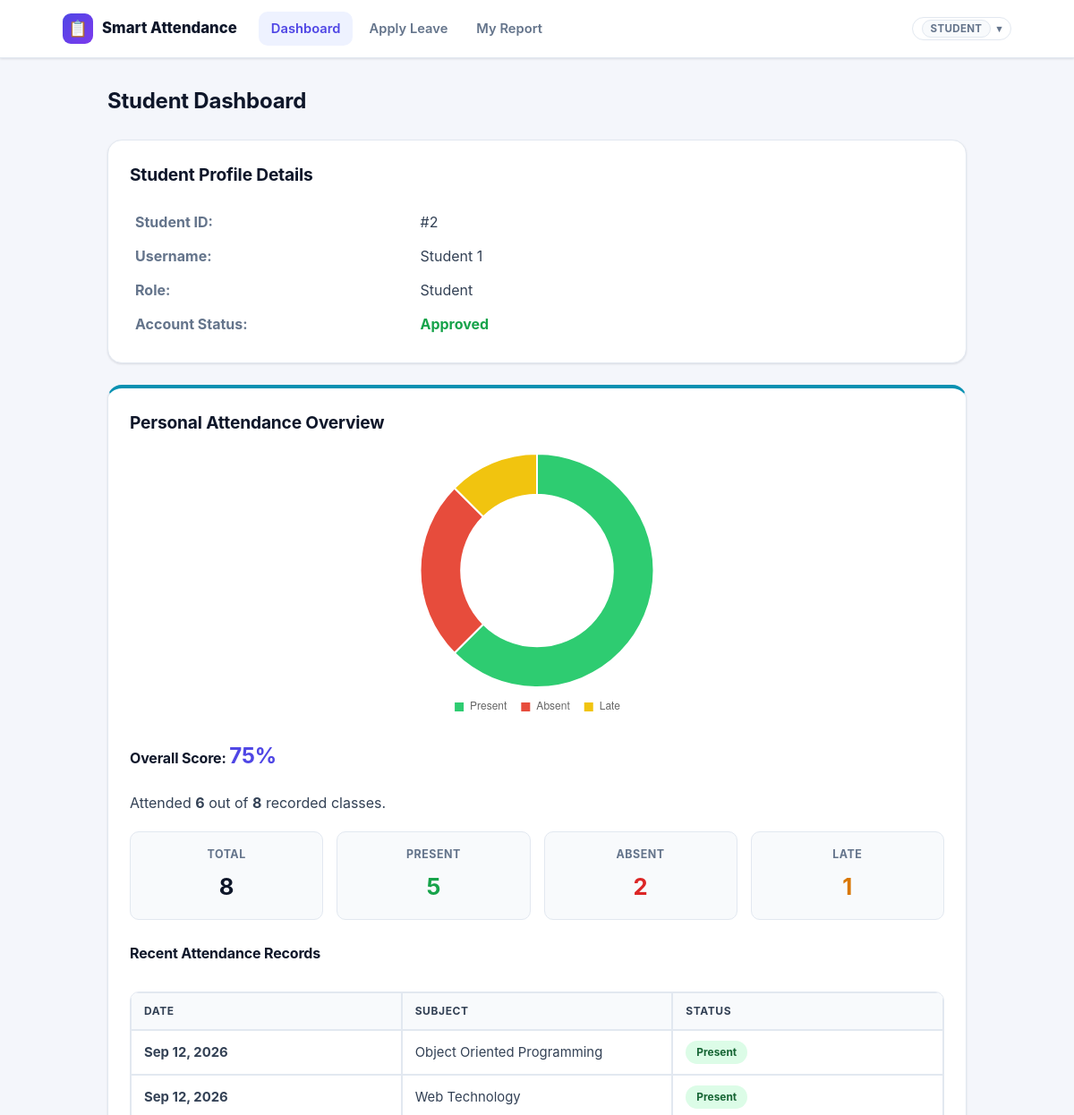
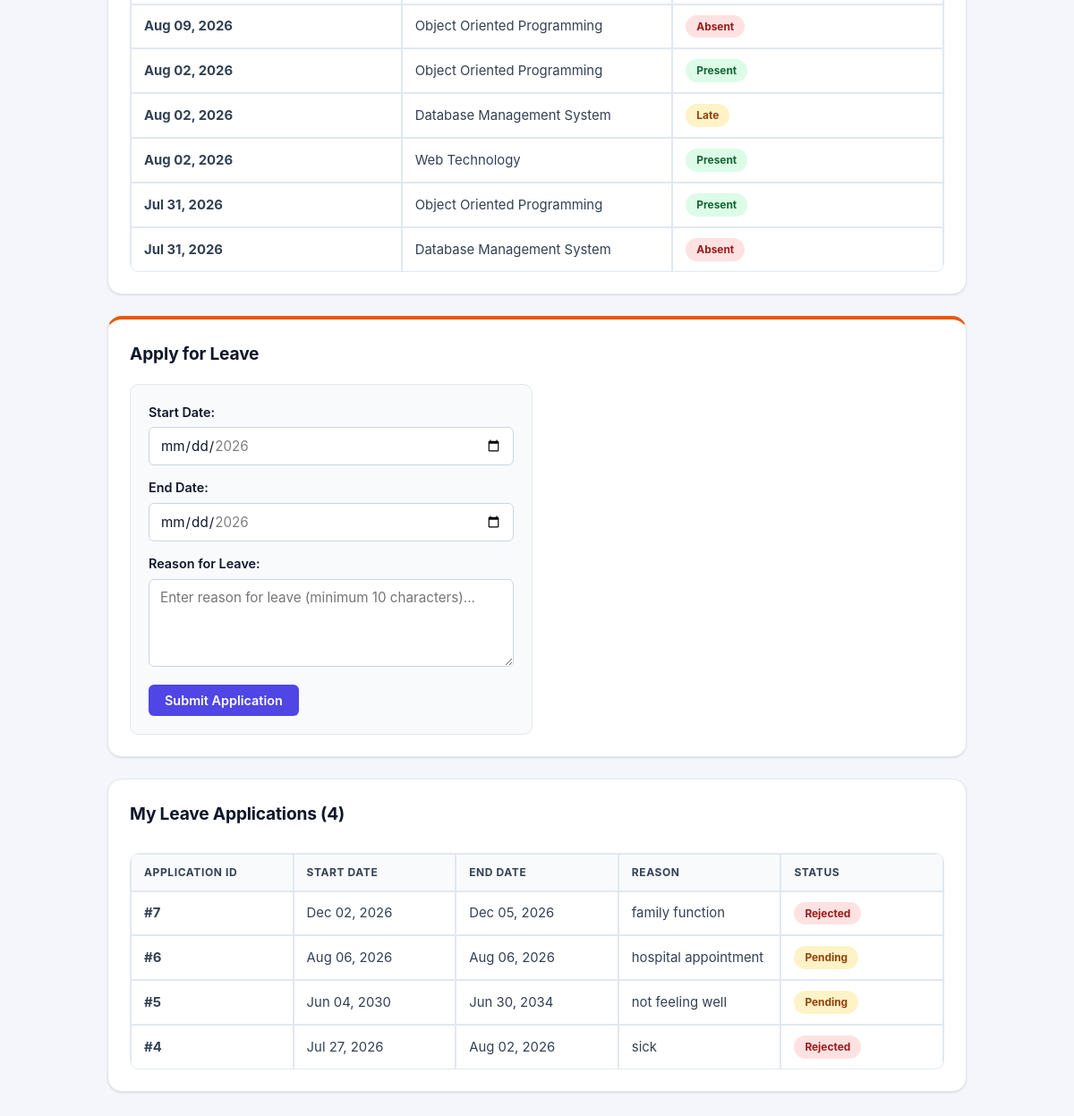
The page /student_dashboard.php (signed in) on the database its author committed (2 pictures, top to bottom).
### tables this page shows
CREATE TABLE `users` (
  `user_id` int(11) NOT NULL,
  `username` varchar(50) NOT NULL,
  `password` varchar(255) NOT NULL,
  `role` enum('admin','teacher','student') NOT NULL,
  `subject` varchar(100) DEFAULT NULL,
  `status` enum('pending','approved','rejected') DEFAULT 'pending',
  `created_at` timestamp NOT NULL DEFAULT current_timestamp()
);

CREATE TABLE `attendance` (
  `attendance_id` int(11) NOT NULL,
  `student_id` int(11) NOT NULL,
  `subject` varchar(100) NOT NULL,
  `date` date NOT NULL,
  `status` enum('Present','Absent','Late') NOT NULL
);

CREATE TABLE `leave_application` (
  `leave_id` int(11) NOT NULL,
  `student_id` int(11) NOT NULL,
  `start_date` date NOT NULL,
  `end_date` date NOT NULL,
  `reason` text NOT NULL,
  `status` enum('Pending','Approved','Rejected') DEFAULT 'Pending',
  `created_at` timestamp NOT NULL DEFAULT current_timestamp()
);

### student_dashboard.php (the view, shortened to what this page needs)
<?php
require_once 'backend/config.php';
$student_id = $_SESSION['user_id'];
$today = date('Y-m-d');
$max_date = date('Y-m-d', strtotime('+1 month'));
$user_stmt = $conn->prepare("SELECT user_id, username, role, status FROM users WHERE user_id = ?");
$user_stmt->bind_param("i", $student_id);
$user_stmt->execute();
$user_result = $user_stmt->get_result();
$student_info = $user_result ? $user_result->fetch_assoc() : null;
$summary_stmt = $conn->prepare("
    SELECT
        COUNT(*) AS total_classes,
        SUM(CASE WHEN status = 'Present' THEN 1 ELSE 0 END) AS total_present,
        SUM(CASE WHEN status = 'Absent' THEN 1 ELSE 0 END) AS total_absent,
        SUM(CASE WHEN status = 'Late' THEN 1 ELSE 0 END) AS total_late
    FROM attendance
    WHERE student_id = ?
");
$summary_stmt->bind_param("i", $student_id);
$summary_stmt->execute();
$summary = $summary_stmt->get_result()->fetch_assoc();
$total_classes = $summary['total_classes'] ?? 0;
$total_present = $summary['total_present'] ?? 0;
$total_absent  = $summary['total_absent'] ?? 0;
$total_late    = $summary['total_late'] ?? 0;
$attended_classes = $total_present + $total_late;
$overall_pct = ($total_classes > 0) ? round(($attended_classes / $total_classes) * 100, 1) : 0;
$records_stmt = $conn->prepare("
    SELECT date, subject, status
    FROM attendance
    WHERE student_id = ?
    ORDER BY date DESC
    LIMIT 10
");
$records_stmt->bind_param("i", $student_id);
$records_stmt->execute();
$attendance_records = $records_stmt->get_result();
$leave_stmt = $conn->prepare("SELECT * FROM leave_application WHERE student_id = ? ORDER BY leave_id DESC");
$leave_stmt->bind_param("i", $student_id);
$leave_stmt->execute();
$leave_result = $leave_stmt->get_result();
$total_applied = $leave_result ? $leave_result->num_rows : 0;
?>
<!DOCTYPE html>
<html lang="en">
<head>
  <link rel="stylesheet" href="css/style.css?v=7">
</head>
<body>
  <?php include 'partials/navbar.php'; ?>
  <div class="dashboard-container">
    <div class="dashboard-header">
      <h2>Student Dashboard</h2>
    </div>
    <div class="dashboard-card">
      <h3>Student Profile Details</h3>
      <table class="profile-table">
        <tr>
          <td class="label-col"><strong>Student ID:</strong></td>
          <td>#<?php echo htmlspecialchars($student_info['user_id'] ?? $student_id); ?></td>
        </tr>
        <tr>
          <td class="label-col"><strong>Username:</strong></td>
          <td><?php echo htmlspecialchars($student_info['username'] ?? 'N/A'); ?></td>
        </tr>
        <tr>
          <td class="label-col"><strong>Role:</strong></td>
          <td><?php echo ucfirst(htmlspecialchars($student_info['role'] ?? 'student')); ?></td>
        </tr>
        <tr>
          <td class="label-col"><strong>Account Status:</strong></td>
          <td>
            <span class="status-approved"><?php echo ucfirst(htmlspecialchars($student_info['status'] ?? 'Approved')); ?></span>
          </td>
        </tr>
      </table>
    </div>
    <div class="dashboard-card report-card">
      <h3>Personal Attendance Overview</h3>
      <div class="chart-flex-container">
        <div class="chart-wrapper">
          <canvas id="attendanceDiskChart"></canvas>
        </div>
        <div class="chart-details">
          <h4>Overall Score: <span class="pct-big"><?php echo $overall_pct; ?>%</span></h4>
          <p>Attended <strong><?php echo $attended_classes; ?></strong> out of <strong><?php echo $total_classes; ?></strong> recorded classes.</p>
          <div class="stats-grid">
            <div class="stat-box">
              <h5>Total</h5>
              <div class="number"><?php echo $total_classes; ?></div>
            </div>
            <div class="stat-box">
              <h5>Present</h5>
              <div class="number text-success"><?php echo $total_present; ?></div>
            </div>
            <div class="stat-box">
              <h5>Absent</h5>
              <div class="number text-danger"><?php echo $total_absent; ?></div>
            </div>
            <div class="stat-box">
              <h5>Late</h5>
              <div class="number text-warning"><?php echo $total_late; ?></div>
            </div>
          </div>
        </div>
      </div>
      <h4 style="margin-top: 25px;">Recent Attendance Records</h4>
      <?php if ($attendance_records && $attendance_records->num_rows > 0): ?>
        <div class="table-responsive">
          <table class="decorative-table">
            <thead>
              <tr>
                <th>Date</th>
                <th>Subject</th>
                <th>Status</th>
              </tr>
            </thead>
            <tbody>
              <?php while ($row = $attendance_records->fetch_assoc()): ?>
                <tr>
                  <td><strong><?php echo date('M d, Y', strtotime($row['date'])); ?></strong></td>
                  <td><?php echo htmlspecialchars($row['subject']); ?></td>
                  <td>
                    <?php
                      $status = $row['status'];
                      $badge_class = 'badge-present';
                      if ($status === 'Absent') $badge_class = 'badge-absent';
                      if ($status === 'Late') $badge_class = 'badge-late';
                    ?>
                    <span class="<?php echo $badge_class; ?>">
                      <?php echo htmlspecialchars($status); ?>
                    </span>
                  </td>
                </tr>
              <?php endwhile; ?>
            </tbody>
          </table>
        </div>
      <?php else: ?>
        <p class="empty-state">No attendance records logged yet.</p>
      <?php endif; ?>
    </div>
    <div class="dashboard-card leave-card">
      <h3>Apply for Leave</h3>
      <form action="backend/submit_leave.php" method="POST" class="leave-form" id="dashboardLeaveForm" onsubmit="return validateDashboardLeaveForm()">
        <label for="start_date">Start Date:</label>
        <input type="date" id="start_date" name="start_date" min="<?php echo $today; ?>" max="<?php echo $max_date; ?>" required>
        <label for="end_date">End Date:</label>
        <input type="date" id="end_date" name="end_date" min="<?php echo $today; ?>" max="<?php echo $max_date; ?>" required>
        <label for="reason">Reason for Leave:</label>
        <textarea id="reason" name="reason" rows="4" minlength="10" placeholder="Enter reason for leave (minimum 10 characters)..." required></textarea>
        <button type="submit" class="btn-submit">Submit Application</button>
      </form>
    </div>
    <div class="dashboard-card">
      <h3>My Leave Applications (<?php echo $total_applied; ?>)</h3>
      <div class="table-responsive">
        <table class="decorative-table">
          <thead>
            <tr>
              <th>Application ID</th>
              <th>Start Date</th>
              <th>End Date</th>
              <th>Reason</th>
              <th>Status</th>
            </tr>
          </thead>
          <tbody>
            <?php if ($leave_result && $leave_result->num_rows > 0): ?>
              <?php while ($row = $leave_result->fetch_assoc()): ?>
                <tr>
                  <td><strong>#<?php echo $row['leave_id']; ?></strong></td>
                  <td><?php echo date('M d, Y', strtotime($row['start_date'])); ?></td>
                  <td><?php echo date('M d, Y', strtotime($row['end_date'])); ?></td>
                  <td><?php echo htmlspecialchars($row['reason']); ?></td>
                  <td>
                    <?php
                      $status = $row['status'];
                      $status_class = ($status === 'Approved') ? 'badge-present' : (($status === 'Rejected') ? 'badge-absent' : 'badge-late');
                    ?>
                    <span class="<?php echo $status_class; ?>">
                      <?php echo htmlspecialchars($status); ?>
                    </span>
                  </td>
                </tr>
              <?php endwhile; ?>
            <?php else: ?>
              <tr>
                <td colspan="5" class="empty-state">No leave applications submitted yet.</td>
              </tr>
            <?php endif; ?>
          </tbody>
        </table>
      </div>
    </div>
  </div>
  <script>
    document.addEventListener("DOMContentLoaded", function () {
      const ctx = document.getElementById('attendanceDiskChart').getContext('2d');
      const presentCount = <?php echo (int)$total_present; ?>;
      const absentCount = <?php echo (int)$total_absent; ?>;
      const lateCount = <?php echo (int)$total_late; ?>;
      new Chart(ctx, {
        type: 'doughnut',
        data: {
          labels: ['Present', 'Absent', 'Late'],
          datasets: [{
            data: [presentCount, absentCount, lateCount],
            backgroundColor: [
              '#2ecc71', // Green for Present
              '#e74c3c', // Red for Absent
              '#f1c40f'  // Yellow for Late
            ],
            borderWidth: 2,
            borderColor: '#ffffff'
          }]
        },
        options: {
          responsive: true,
          maintainAspectRatio: false,
          plugins: {
            legend: {
              position: 'bottom',
              labels: {
                boxWidth: 12,
                padding: 15
              }
            }
          },
          cutout: '65%' // Donut inner space
        }
      });
    });
  </script>
</body>
</html>

### rows shown on the page
users: user_id "2", username "Student 1", role "Student", status "Approved"
attendance: date "Sep 12, 2026", subject "Object Oriented Programming", status "Present"
attendance: date "Sep 12, 2026", subject "Web Technology", status "Present"
attendance: date "Aug 09, 2026", subject "Object Oriented Programming", status "Absent"
attendance: date "Aug 02, 2026", subject "Object Oriented Programming", status "Present"
attendance: date "Aug 02, 2026", subject "Database Management System", status "Late"
attendance: date "Aug 02, 2026", subject "Web Technology", status "Present"
attendance: date "Jul 31, 2026", subject "Object Oriented Programming", status "Present"
attendance: date "Jul 31, 2026", subject "Database Management System", status "Absent"
leave_application: leave_id "7", start_date "Dec 02, 2026", end_date "Dec 05, 2026", reason "family function", status "Rejected"
leave_application: leave_id "6", start_date "Aug 06, 2026", end_date "Aug 06, 2026", reason "hospital appointment", status "Pending"
leave_application: leave_id "5", start_date "Jun 04, 2030", end_date "Jun 30, 2034", reason "not feeling well", status "Pending"
leave_application: leave_id "4", start_date "Jul 27, 2026", end_date "Aug 02, 2026", reason "sick", status "Rejected"

### other values the page prints
$nav_role "STUDENT"
$overall_pct "75"
$attended_classes "6"
$total_classes "8"
$total_present "5"
$total_absent "2"
$total_late "1"
$total_applied "4"
chart data {{ $total_present }} 5
chart data {{ $total_absent }} 2
chart data {{ $total_late }} 1
